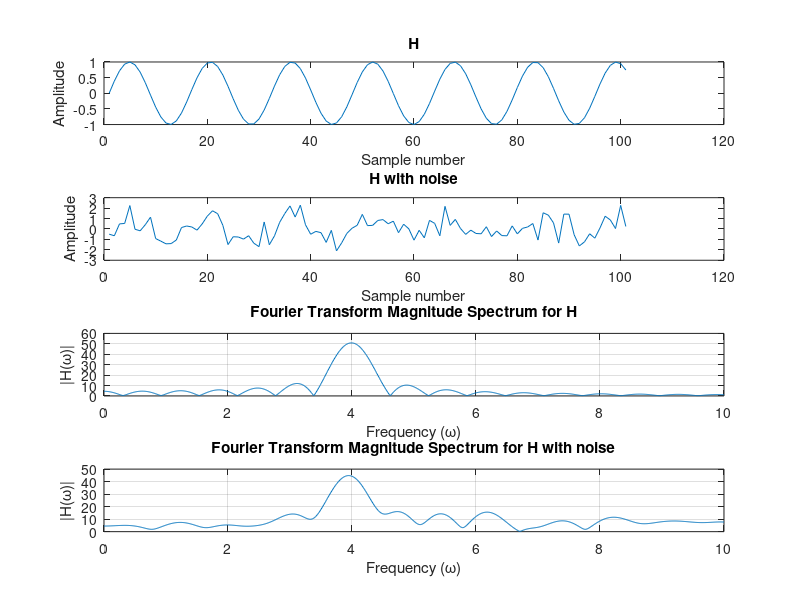

Source code (MATLAB):
clc;
clear all;
close all;

t = 0:0.1:10;
h = sin(4*t);
h_new = awgn(h,2);

omega = linspace(0, 10, 1000);
res = zeros(1, length(omega));

for b = 1:length(omega)
    out = 0;
    for a = 1:length(h)
        out = out + h(a)*exp(-1i * omega(b) * t(a));
    end
    res(b) = out;
end

figure;
subplot(4,1,1);
plot(1:length(h), h);
title("H");
xlabel("Sample number");
ylabel("Amplitude");

subplot(4,1,2);
plot(1:length(h_new), h_new);
title("H with noise");
xlabel("Sample number");
ylabel("Amplitude");

subplot(4,1,3);
plot(omega, abs(res));
xlabel('Frequency (\omega)');
ylabel('|H(\omega)|');
title('Fourier Transform Magnitude Spectrum for H');
grid on;

for b = 1:length(omega)
    out = 0;
    for a = 1:length(h_new)
        out = out + h_new(a)*exp(-1i * omega(b) * t(a));
    end
    res(b) = out;
end

subplot(4,1,4);
plot(omega, abs(res));
xlabel('Frequency (\omega)');
ylabel('|H(\omega)|');
title('Fourier Transform Magnitude Spectrum for H with noise');
grid on;